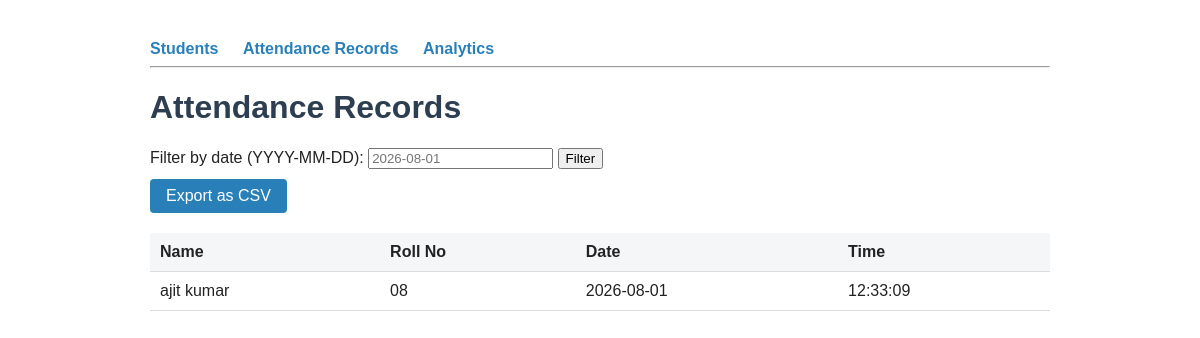
Page /attendance on the earlier database version.
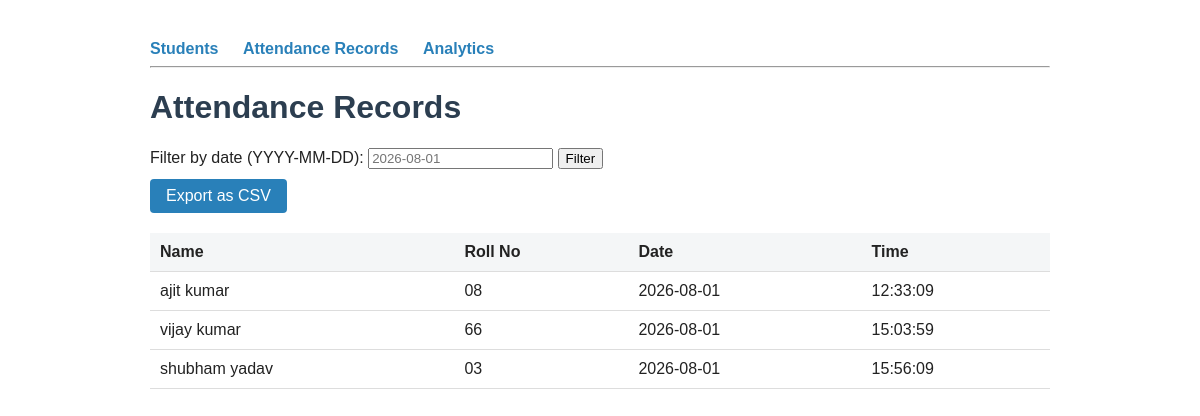
Same page on the later database version.
### tables this page shows
CREATE TABLE attendance (
            id INTEGER PRIMARY KEY AUTOINCREMENT,
            student_id INTEGER NOT NULL,
            date TEXT NOT NULL,
            time TEXT NOT NULL,
            FOREIGN KEY (student_id) REFERENCES students (id),
            UNIQUE(student_id, date)
        );

CREATE TABLE students (
            id INTEGER PRIMARY KEY AUTOINCREMENT,
            name TEXT NOT NULL,
            roll_no TEXT UNIQUE NOT NULL
        );

### app.py (the view)
@app.route("/attendance")
def attendance():
    date_filter = request.args.get("date")  # e.g. 2026-08-01, optional
    records = get_attendance_records(date_filter)
    return render_template("attendance.html", records=records, date_filter=date_filter)

### database.py (called while the page is built)
def get_connection():
    conn = sqlite3.connect(DB_PATH)
    conn.row_factory = sqlite3.Row
    return conn

def get_attendance_records(date=None):
    conn = get_connection()
    if date:
        rows = conn.execute("""
            SELECT s.name, s.roll_no, a.date, a.time
            FROM attendance a JOIN students s ON a.student_id = s.id
            WHERE a.date = ?
            ORDER BY a.time
        """, (date,)).fetchall()
    else:
        rows = conn.execute("""
            SELECT s.name, s.roll_no, a.date, a.time
            FROM attendance a JOIN students s ON a.student_id = s.id
            ORDER BY a.date DESC, a.time
        """).fetchall()
    conn.close()
    return [dict(row) for row in rows]

### templates/attendance.html (shortened to what this page needs)
{% extends "base.html" %}
{% block content %}
    <h1>Attendance Records</h1>
    <form method="get" action="/attendance">
        <label>Filter by date (YYYY-MM-DD): </label>
        <input type="text" name="date" value="{{ date_filter or '' }}" placeholder="2026-08-01">
        <button type="submit">Filter</button>
    </form>
    <a class="btn" href="/export{% if date_filter %}?date={{ date_filter }}{% endif %}">Export as CSV</a>
    {% if records %}
    <table>
        <tr><th>Name</th><th>Roll No</th><th>Date</th><th>Time</th></tr>
        {% for r in records %}
        <tr><td>{{ r.name }}</td><td>{{ r.roll_no }}</td><td>{{ r.date }}</td><td>{{ r.time }}</td></tr>
        {% endfor %}
    </table>
    {% else %}
    <p>No attendance records found.</p>
    {% endif %}
{% endblock %}

Differences in the rows shown:
added attendance: name "vijay kumar", roll_no "66", date "2026-08-01", time "15:03:59"
added attendance: name "shubham yadav", roll_no "03", date "2026-08-01", time "15:56:09"
